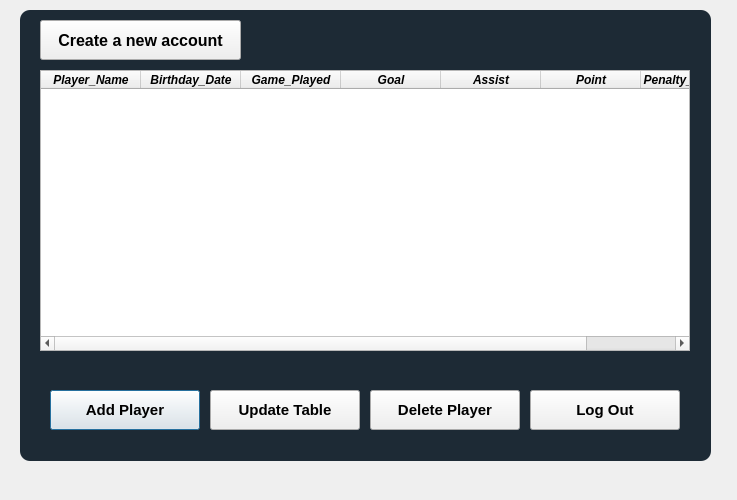
<?xml version="1.0" encoding="UTF-8"?>
<ui version="4.0">
 <class>AdminTableWindow</class>
 <widget class="QDialog" name="AdminTableWindow">
  <property name="windowModality">
   <enum>Qt::ApplicationModal</enum>
  </property>
  <property name="geometry">
   <rect>
    <x>0</x>
    <y>0</y>
    <width>737</width>
    <height>500</height>
   </rect>
  </property>
  <property name="windowTitle">
   <string>Dialog</string>
  </property>
  <property name="autoFillBackground">
   <bool>false</bool>
  </property>
  <widget class="QTableWidget" name="tableWidget">
   <property name="geometry">
    <rect>
     <x>40</x>
     <y>70</y>
     <width>650</width>
     <height>281</height>
    </rect>
   </property>
   <property name="font">
    <font>
     <weight>75</weight>
     <italic>true</italic>
     <bold>true</bold>
    </font>
   </property>
   <column>
    <property name="text">
     <string>Player_Name</string>
    </property>
    <property name="font">
     <font>
      <weight>75</weight>
      <italic>true</italic>
      <bold>true</bold>
     </font>
    </property>
   </column>
   <column>
    <property name="text">
     <string>Birthday_Date</string>
    </property>
   </column>
   <column>
    <property name="text">
     <string>Game_Played</string>
    </property>
   </column>
   <column>
    <property name="text">
     <string>Goal</string>
    </property>
   </column>
   <column>
    <property name="text">
     <string>Assist</string>
    </property>
   </column>
   <column>
    <property name="text">
     <string>Point</string>
    </property>
   </column>
   <column>
    <property name="text">
     <string>Penalty_Minutes</string>
    </property>
   </column>
  </widget>
  <widget class="QPushButton" name="add_player_button">
   <property name="geometry">
    <rect>
     <x>50</x>
     <y>390</y>
     <width>150</width>
     <height>40</height>
    </rect>
   </property>
   <property name="font">
    <font>
     <pointsize>11</pointsize>
     <weight>75</weight>
     <bold>true</bold>
    </font>
   </property>
   <property name="text">
    <string>Add Player</string>
   </property>
  </widget>
  <widget class="QPushButton" name="update_table_button">
   <property name="geometry">
    <rect>
     <x>210</x>
     <y>390</y>
     <width>150</width>
     <height>40</height>
    </rect>
   </property>
   <property name="font">
    <font>
     <pointsize>11</pointsize>
     <weight>75</weight>
     <bold>true</bold>
    </font>
   </property>
   <property name="text">
    <string>Update Table</string>
   </property>
  </widget>
  <widget class="QPushButton" name="delete_player_button">
   <property name="geometry">
    <rect>
     <x>370</x>
     <y>390</y>
     <width>150</width>
     <height>40</height>
    </rect>
   </property>
   <property name="font">
    <font>
     <pointsize>11</pointsize>
     <weight>75</weight>
     <bold>true</bold>
    </font>
   </property>
   <property name="text">
    <string>Delete Player</string>
   </property>
  </widget>
  <widget class="QLabel" name="label">
   <property name="geometry">
    <rect>
     <x>20</x>
     <y>10</y>
     <width>691</width>
     <height>451</height>
    </rect>
   </property>
   <property name="styleSheet">
    <string notr="true">background-color: rgba(16, 30, 41, 240);
border-radius: 10px;</string>
   </property>
   <property name="text">
    <string/>
   </property>
  </widget>
  <widget class="QPushButton" name="logout_button">
   <property name="geometry">
    <rect>
     <x>530</x>
     <y>390</y>
     <width>150</width>
     <height>40</height>
    </rect>
   </property>
   <property name="font">
    <font>
     <pointsize>11</pointsize>
     <weight>75</weight>
     <bold>true</bold>
    </font>
   </property>
   <property name="text">
    <string>Log Out</string>
   </property>
  </widget>
  <widget class="QPushButton" name="register_button">
   <property name="geometry">
    <rect>
     <x>40</x>
     <y>20</y>
     <width>201</width>
     <height>40</height>
    </rect>
   </property>
   <property name="font">
    <font>
     <pointsize>12</pointsize>
     <weight>75</weight>
     <bold>true</bold>
    </font>
   </property>
   <property name="text">
    <string>Create a new account</string>
   </property>
  </widget>
  <zorder>label</zorder>
  <zorder>tableWidget</zorder>
  <zorder>add_player_button</zorder>
  <zorder>update_table_button</zorder>
  <zorder>delete_player_button</zorder>
  <zorder>logout_button</zorder>
  <zorder>register_button</zorder>
 </widget>
 <resources/>
 <connections/>
</ui>
